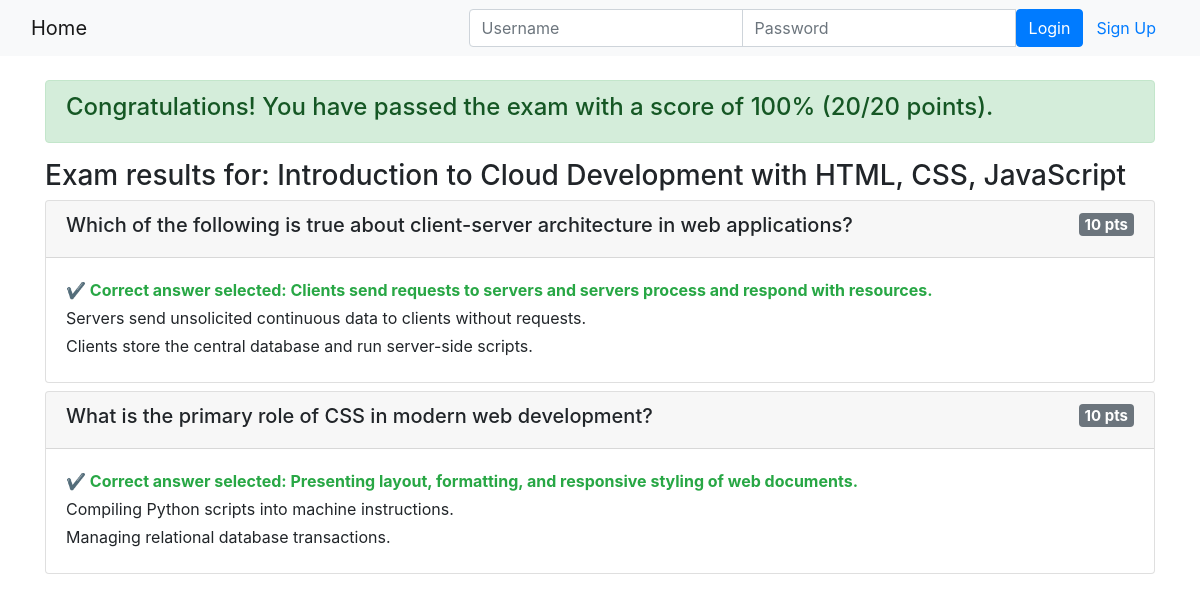
Page /onlinecourse/course/1/submission/1/result/ on the committed database.
### onlinecourse/models.py (models this page shows, shortened)
class Course(models.Model):
    name = models.CharField(null=False, max_length=30, default='online course')
    image = models.ImageField(upload_to='course_images/', blank=True, null=True)
    description = models.CharField(max_length=1000)
    pub_date = models.DateField(null=True)
    instructors = models.ManyToManyField(Instructor)
    users = models.ManyToManyField(settings.AUTH_USER_MODEL, through='Enrollment')
    total_enrollment = models.IntegerField(default=0)
    is_enrolled = False

class Question(models.Model):
    lesson = models.ForeignKey(Lesson, on_delete=models.CASCADE, null=True, blank=True)
    courses = models.ManyToManyField(Course)
    question_text = models.CharField(max_length=500)
    grade = models.IntegerField(default=5)
    def is_get_score(self, selected_ids):
        all_answers = self.choice_set.filter(is_correct=True).count()
        selected_correct = self.choice_set.filter(is_correct=True, id__in=selected_ids).count()
        selected_wrong = self.choice_set.filter(is_correct=False, id__in=selected_ids).count()
        if all_answers == selected_correct and selected_wrong == 0:
            return True
        return False

class Choice(models.Model):
    question = models.ForeignKey(Question, on_delete=models.CASCADE)
    choice_text = models.CharField(max_length=200)
    is_correct = models.BooleanField(default=False)

### onlinecourse/views.py (the view)
# urls.py: path('course/<int:course_id>/submission/<int:submission_id>/result/', views.show_exam_result, name='show_exam_result'),
def show_exam_result(request, course_id, submission_id):
    course = get_object_or_404(Course, pk=course_id)
    submission = get_object_or_404(Submission, pk=submission_id)
    selected_choices = submission.choices.all()
    selected_ids = [choice.id for choice in selected_choices]
    total_score = 0
    questions = course.question_set.all()
    max_score = sum([question.grade for question in questions])
    for question in questions:
        if question.is_get_score(selected_ids):
            total_score += question.grade
    grade = int((total_score / max_score * 100)) if max_score > 0 else 0
    context = {
        'course': course,
        'grade': grade,
        'total_score': total_score,
        'max_score': max_score,
        'questions': questions,
        'selected_ids': selected_ids
    }
    return render(request, 'onlinecourse/exam_result_bootstrap.html', context)

### onlinecourse/templates/onlinecourse/exam_result_bootstrap.html (shortened to what this page needs)
<!DOCTYPE html>
<html lang="en">
<head>
    {% load static %}
    <link rel="stylesheet" href="https://maxcdn.bootstrapcdn.com/bootstrap/4.5.2/css/bootstrap.min.css">
</head>
<body>
 <nav class="navbar navbar-light bg-light">
    <div class="container-fluid">
        <div class="navbar-header">
              <a class="navbar-brand" href="{% url 'onlinecourse:index' %}">Home</a>
        </div>
        <ul class="nav navbar-nav navbar-right">
            {% if user.is_authenticated %}
            <li>
                <a class="btn btn-link" href="#">{{ user.first_name }}({{ user.username }})</a>
                <a class="btn btn-link" href="{% url 'onlinecourse:logout' %}">Logout</a>
            </li>
            {% else %}
            <li>
                <form class="form-inline" action="{% url 'onlinecourse:login' %}" method="post">
                    <div class="input-group">
                        <input type="text" class="form-control" placeholder="Username" name="username" >
                        <input type="password" class="form-control" placeholder="Password" name="psw" >
                        <button class="btn btn-primary" type="submit">Login</button>
                        <a class="btn btn-link" href="{% url 'onlinecourse:registration' %}">Sign Up</a>
                    </div>
                </form>
            </li>
            {% endif %}
        </ul>
    </div>
</nav>
<div class="container mt-4">
    {% if grade >= 70 %}
    <div class="alert alert-success">
       <h4>Congratulations! You have passed the exam with a score of {{ grade }}% ({{ total_score }}/{{ max_score }} points).</h4>
    </div>
    {% else %}
    <div class="alert alert-danger">
        <h4>Failed: Your score is {{ grade }}% ({{ total_score }}/{{ max_score }} points). Passing score is 70%.</h4>
    </div>
    <a class="btn btn-link text-danger" href="{% url 'onlinecourse:course_details' course.id %}">Re-test</a>
    {% endif %}
    <div class="card-columns-vertical mt-3">
        <h3>Exam results for: {{ course.name }}</h3>
        {% for question in questions %}
        <div class="card mt-2">
            <div class="card-header">
                <h5>{{ question.question_text }} <span class="badge badge-secondary float-right">{{ question.grade }} pts</span></h5>
            </div>
            <div class="card-body">
                {% for choice in question.choice_set.all %}
                <div class="mb-1">
                    {% if choice.id in selected_ids and choice.is_correct %}
                        <span class="text-success font-weight-bold">&#10004; Correct answer selected: {{ choice.choice_text }}</span>
                    {% elif choice.id in selected_ids and not choice.is_correct %}
                        <span class="text-danger font-weight-bold">&#10008; Incorrect answer selected: {{ choice.choice_text }}</span>
                    {% elif choice.is_correct %}
                        <span class="text-success">&#10004; Correct answer: {{ choice.choice_text }}</span>
                    {% else %}
                        <span>{{ choice.choice_text }}</span>
                    {% endif %}
                </div>
                {% endfor %}
            </div>
        </div>
        {% endfor %}
    </div>
</div>
</body>
</html>

### rows in the picture
Course: name "Introduction to Cloud Development with HTML, CSS, JavaScript"
Question: question_text "Which of the following is true about client-server architecture in web applications?", grade "10"
Choice: choice_text "Clients send requests to servers and servers process and respond with resources."
Choice: choice_text "Servers send unsolicited continuous data to clients without requests."
Choice: choice_text "Clients store the central database and run server-side scripts."
Question: question_text "What is the primary role of CSS in modern web development?", grade "10"
Choice: choice_text "Presenting layout, formatting, and responsive styling of web documents."
Choice: choice_text "Compiling Python scripts into machine instructions."
Choice: choice_text "Managing relational database transactions."

### other values in the picture
{{ grade }} "100"
{{ total_score }} "20"
{{ max_score }} "20"
